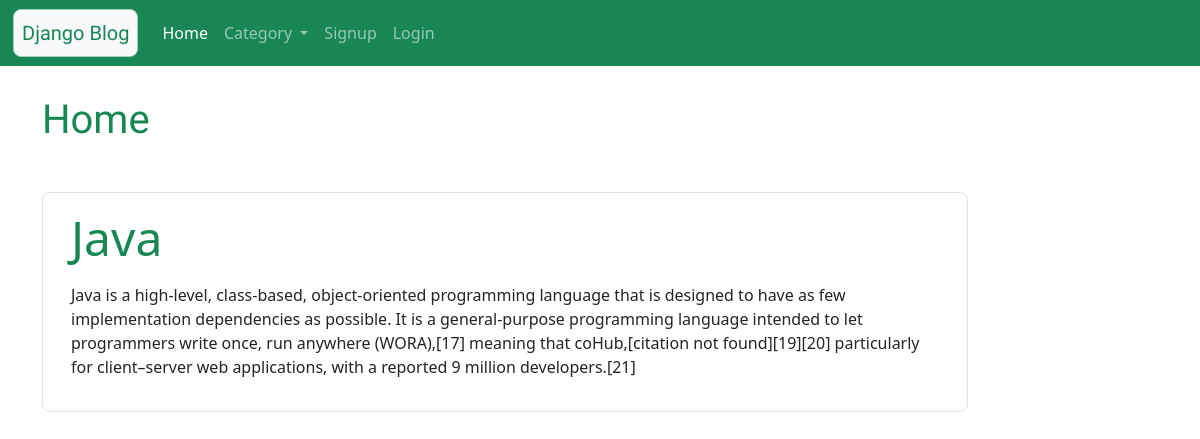
Before: / with the older database file.
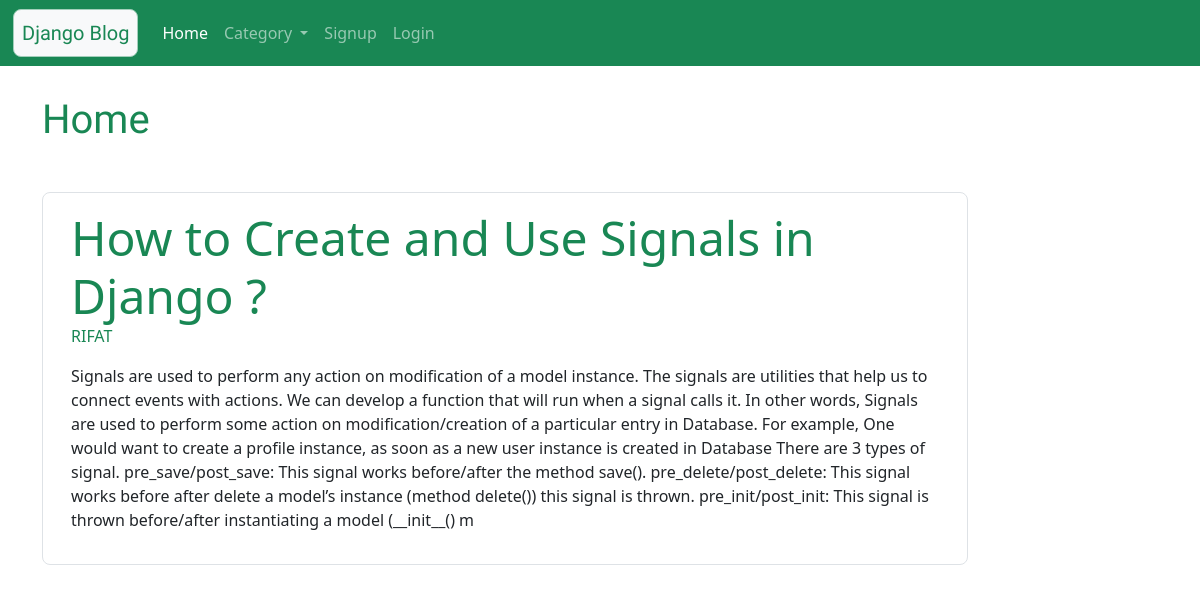
After: the same page with the newer database file.
### blog/models.py (models this page shows)
class Blog(models.Model):
    user = models.ForeignKey(User,on_delete=models.CASCADE)
    title = models.CharField(max_length=150)
    description = models.TextField()
    create_at = models.DateTimeField(auto_now_add=True)
    update_at = models.DateTimeField(auto_now=True)

### blog/views.py (the view)
# urls.py: path('', views.home, name='home'),
def home(request):
    all_blog = Blog.objects.all()
    return render(request, 'blog/home.html', {'all_blog': all_blog})

### template/blog/home.html (shortened to what this page needs)
{% extends 'blog/base.html' %}
{% load static %}
{% block content %}
<div class="col-10  my-5">
  <h1 class="text-success Rounded my-5">
    Home
  </h1>
  {% for blog in all_blog %}
  <div class="jumbotron p-3 text-success border rounded-3">
    <div class="container" >
      <a href="#" class="display-5 h3 disabled-link">{{blog.title}}</a>
      <p class="text-uppercase" >{{ blog.user }}</p>
      <p class="text-dark">{{blog.description}}</p>
    </div>
  </div><br>
  {% endfor %}
{% endblock content %}

### template/blog/base.html (shortened to what this page needs)
<!DOCTYPE html>
{% load static %}
<html lang="en">
<head>
    <link rel="stylesheet" href="{% static 'blog/css/bootstrap.css' %}">
  <link rel="stylesheet" href="{% static 'blog/css/style.css' %}">
</head>
<body>
  <div class="container-fluid" >
    {% include 'blog/navbar.html' %}
  </div>
  <div class="container">
    <div class="row">
      {% block content %}
      {% endblock content %}
    </div>
  </div>
</body>
</html>

### template/blog/navbar.html (shortened to what this page needs)
<nav class="navbar navbar-expand-lg navbar-dark text-success bg-success border border-success fixed-top">
  <div class="container-fluid">
    <a class="navbar-brand text-success bg-light border border-success-subtle rounded-3 Rounded p-2" href="/">Django Blog</a>
    <div class="collapse navbar-collapse" id="navbarNavDropdown">
      <ul class="navbar-nav">
        <li class="nav-item">
          <a class="nav-link active" aria-current="page" href="{% url 'home' %}">Home</a>
        </li>
        <li class="nav-item dropdown">
          <a class="nav-link dropdown-toggle" href="#" role="button" data-bs-toggle="dropdown" aria-expanded="false">
            Category
          </a>
        </li>
        {% if request.user.is_authenticated %}
        <li class="nav-item">
          <a class="nav-link" href="{% url 'dashboard' %}">Dashboard</a>
        </li>
        <li class="nav-item">
          <a class="nav-link" href="{% url 'userprofile' %}">Profile</a>
        </li>
        <li class="nav-item">
          <a class="nav-link" href="{% url 'logout' %}">Logout</a>
        </li>
        {% else %}
        <li class="nav-item">
          <a class="nav-link" href="{% url 'signup' %}">Signup</a>
        </li>
        <li class="nav-item">
          <a class="nav-link" href="{% url 'login' %}">Login</a>
        </li>
        {% endif %}
      </ul>
    </div>
  </div>
</nav>

### static/blog/css/style.css (style rules this page uses)
.disabled-link:link { background-color: transparent; text-decoration: none; }
.Rounded { font-family: 'Kalam', cursive; }

Changed rows visible on the page:
removed Blog: title "Java", description "Java is a high-level, class-based, object-oriented programming language that is designed to have as few implementation dependencies as possible. It is a general-purpose programming language intended to let programmers write once, run anywhere (WORA),[17] meaning that coHub,[citation not found][19][20] particularly for client–server web applications, with a reported 9 million developers.[21]"
added Blog: title "How to Create and Use Signals in Django ?", user "RIFAT", description "Signals are used to perform any action on modification of a model instance. The signals are utilities that help us to connect events with actions. We can develop a function that will run when a signal calls it. In other words, Signals are used to perform some action on modification/creation of a particular entry in Database. For example, One would want to create a profile instance, as soon as a new user instance is created in Database There are 3 types of signal. pre_save/post_save: This signal works before/after the method save(). pre_delete/post_delete: This signal works before after delete a model’s instance (method delete()) this signal is thrown. pre_init/post_init: This signal is…"
